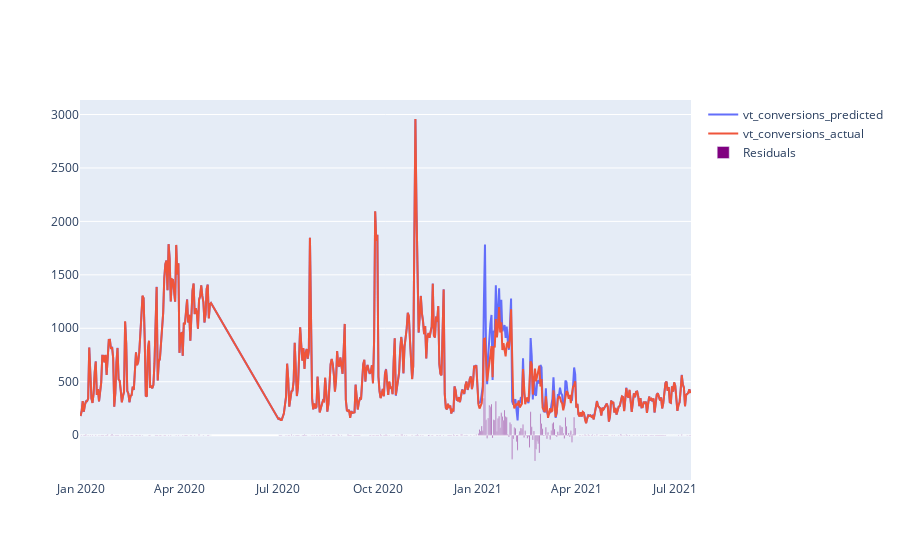

The code cell stored with this chart in its notebook:
### Code cell
test_model, test_results = run_xgb(X_train, X_test, y_train, y_test, feature_importances=True, vis=True, mapes=True)

### Figure 1 — Plotly figure (JSON) as saved in the notebook; plotly's stock layout.template omitted (floating-point values rounded to 4 significant figures; data arrays with more than 128 entries replaced by an {"elided": "..."} marker saying what was removed)
{"data": [{"mode": "lines", "name": "vt_conversions_predicted", "type": "scatter", "x": {"elided": "501 str values"}, "y": {"elided": "501 float values"}}, {"mode": "lines", "name": "vt_conversions_actual", "type": "scatter", "x": {"elided": "501 str values"}, "y": {"elided": "501 int values"}}, {"marker": {"color": "purple"}, "name": "Residuals", "type": "bar", "x": {"elided": "501 str values"}, "y": {"elided": "501 float values"}}], "layout": {"autosize": true, "xaxis": {"autorange": true, "range": ["2019-12-31 12:00", "2021-07-15 12:00"], "type": "date"}, "yaxis": {"autorange": true, "range": [-419.5, 3136.0], "type": "linear"}}}
